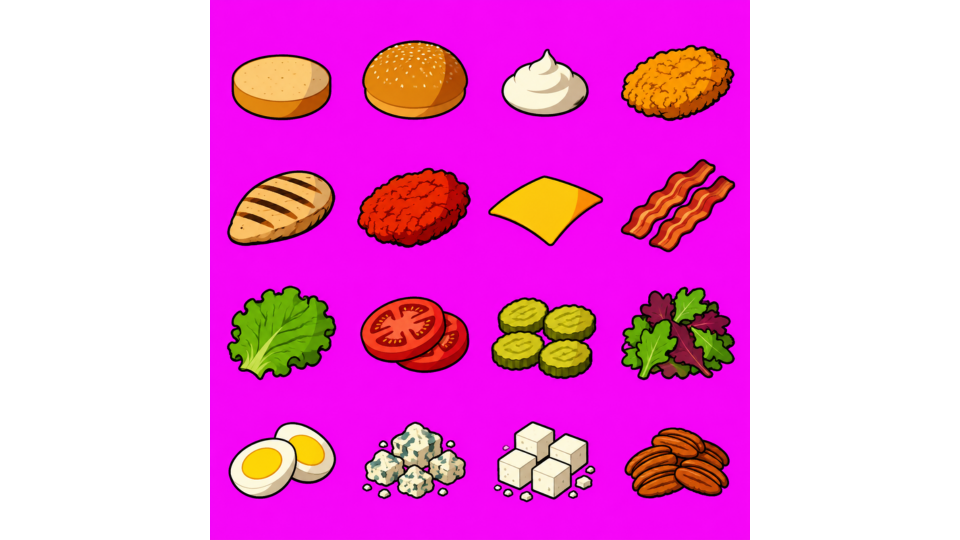
#> input picture grok_art/2026-11-10-kitchen-props/k1_sheet.png, 1920 x 1080 px (shown at 1/2 size)
$ python import_kitchen_props.py
#> lines starting #> are read from the running program, lines starting #| are printed output that depends on the picture; after the words box and inside, x2 and y2 are one past the last pixel; in counts of white or black regions, pixels touching at a corner belong together
"""Cut the house-style (C) kitchen prop sheets into single sprites for the Fork minigames.

    python3 tools/import_kitchen_props.py            # every sheet in SHEETS that exists on disk

Sources: grok_art/2026-11-10-kitchen-props/<sheet>.png = a Canva scratch-page export (1920x1080) with the square
generated sheet placed at left 420, 1080x1080: 4x4 items on flat magenta. Each cell is keyed (magenta + pink spill),
trimmed, scaled so its longest side is MAX_PX (4 px per world unit -> ~40 world units) and saved as
assets/art/kf_<name>.png. Registers kf_* in assets/art/manifest.json + scripts/art_manifest.gd (kind "prop", s 4).
"""
import json
import re
from pathlib import Path

import numpy as np
from PIL import Image

ROOT = Path(__file__).resolve().parent.parent
SRC_DIR = ROOT / "grok_art" / "2026-11-10-kitchen-props"
OUT = ROOT / "assets" / "art"
MAX_PX = 160   # 4 px per world unit (s 4) -> ~40 world units
SQ = (420, 0, 1080)
MESH = {"basket", "basket_fries", "basket_wings"}   # x, y, size of the square sheet on the export page
SHEETS = {
    "k1_sheet.png": ["bun_b", "bun_t", "mayo", "fried", "grilled", "hot", "cheese", "bacon",
                     "lettuce", "tomato", "pickles", "greens", "egg", "blue", "feta", "pecans"],
    "k2_sheet.png": ["apple", "onion", "ranch", "vin", "bowl", "basket_fries", "basket_wings", "wings",
                     "pickle_raw", "flour", "egg_wash", "breadcrumbs", "fried_pickles", "board", "knife", "tomato_whole"],
    "k3_sheet.png": ["torte", "whipped", "cherry", "choc_bottle", "plate", "mint", "hotel_pan", "spray",
                     "rag", "label", "diced", "fryer", "basket", "salt", "ticket", "produce_box"],
    # gear screen + hustler door + breading hands (Nov 11)
    "k5_sheet.png": ["gear_spatula", "gear_skillet", "gear_knife", "gear_tenderizer", "gear_flail", "gear_cleaver",
                     "gear_apron", "gear_clogs", "gear_sleeves", "gear_coat", "gear_dad", "gear_shades",
                     "door", "hand_dry", "hand_wet", "gear_locked"],
    # Kwik-N-Go shelf + temp-check raw proteins (Nov 11)
    "k6_sheet.png": ["shop_honey", "shop_formula", "shop_diapers", "shop_cherries", "shop_chocolate", "shop_cream",
                     "shop_flour", "shop_eggs", "shop_treats", "shop_ensure", "raw_chicken", "raw_turkey",
                     "raw_beef", "raw_pork", "raw_ribeye", "raw_salmon"],
    # the five flat screens: phone apps, wordle tile, grocery kiosks, symphony, show & tell bed (Nov 12)
    "k7_sheet.png": ["app_messages", "app_stonks", "app_fund", "app_gear", "app_settings", "app_notes",
                     "letter_tile", "kiosk_self", "kiosk_coupon", "mirror", "bus", "wine",
                     "pretzels", "pillow", "quilt", "note"],
}


# one big prop filling the whole export page: name, longest side in px
SINGLE = {"k4_cake.png": ("cake", 600)}


def cut(sheet: Path, names: list, grid: int = 4, max_px: int = MAX_PX) -> dict:
#> called with grid = 4, max_px = 160
    page = np.asarray(Image.open(sheet).convert("RGB")).astype(int)
    x, y, n = SQ if grid == 4 else (0, 0, page.shape[1])
#> x = 420; y = 0; n = 1080
    im = page[y:y + n, x:x + n] if grid == 4 else page
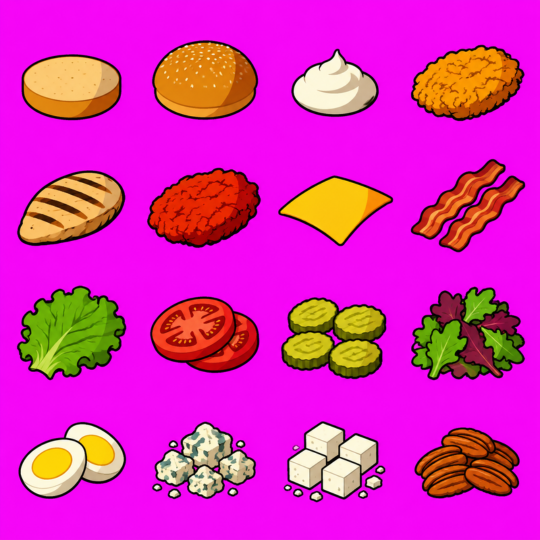
#> im: shape (1080, 1080, 3) int64 (shown at 1/2 size); mean R, G, B 219.9, 40.1, 183
    cell_px = n // 4
#> cell_px = 270
    inset = cell_px // 20
#> inset = 13
    keyc = np.median(np.concatenate([im[8:24, 8:24].reshape(-1, 3), im[-24:-8, -24:-8].reshape(-1, 3)]), 0)
#> keyc = [246, 6, 247]
    table = {}
    for i, name in enumerate(names):
        r, c = divmod(i, 4)
        if grid == 1:
            cell = im
        else:
            cell = im[r * cell_px + inset:(r + 1) * cell_px - inset, c * cell_px + inset:(c + 1) * cell_px - inset]
        rr, gg, bb = cell[..., 0], cell[..., 1], cell[..., 2]
        d = np.abs(cell - keyc).sum(-1)
        magish = (rr > 190) & (bb > 190) & (gg < 110)   # true magenta only: purple onion must survive
        alpha = np.where((d < 160) | magish, 0, 255).astype(np.uint8)
        rgb = cell.copy()
        clear = alpha == 0
        rim = np.zeros_like(clear)   # pixels within 2 px of the keyed background
        for dy in (-2, -1, 0, 1, 2):
            for dx in (-2, -1, 0, 1, 2):
                rim |= np.roll(np.roll(clear, dy, 0), dx, 1)
        spill = rim & (rr > gg + 40) & (bb > gg + 40) & (alpha > 0)   # pink fringe on the rim -> ink (not purple onion)
        rgb[spill] = [20, 18, 26]
        if name in MESH:   # wire mesh: magenta showing through the wires -> steel grey, gaps -> clear
            pinkish = (rgb[..., 0] > rgb[..., 1] + 25) & (rgb[..., 2] > rgb[..., 1] + 25)
            alpha[pinkish & (rgb[..., 1] < 120)] = 0
            grey = rgb[pinkish].mean(-1, keepdims=True).astype(int) if pinkish.any() else None
            if grey is not None:
                rgb[pinkish] = np.repeat(grey, 3, -1)
        ys, xs = np.where(alpha > 0)
        if len(ys) == 0:
            print(f"  ! {name}: empty cell, skipped")
            continue
        rgba = np.dstack([rgb.clip(0, 255).astype(np.uint8), alpha])[ys.min():ys.max() + 1, xs.min():xs.max() + 1]
        sc = max_px / max(rgba.shape[:2])
        w, h = max(1, round(rgba.shape[1] * sc)), max(1, round(rgba.shape[0] * sc))
        small = np.asarray(Image.fromarray(rgba, "RGBA").resize((w, h), Image.LANCZOS)).copy()
        small[..., 3] = np.where(small[..., 3] >= 128, 255, 0)
        key = "kf_" + name
        Image.fromarray(small, "RGBA").save(OUT / f"{key}.png")
        table[key] = {"w": w, "h": h, "cell": [w, h], "origin": [w // 2, h // 2], "kind": "prop", "s": 4}
#> this loop made 16 passes
#> pass 1, in cut, `rr, gg, bb = cell[..., 0], cell[..., 1], cell[..., 2]`:
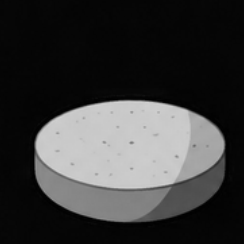
#> gg: shape (244, 244) int64; min 0, max 210, mean 57.8
#> pass 1, in cut, `rr, gg, bb = cell[..., 0], cell[..., 1], cell[..., 2]`:
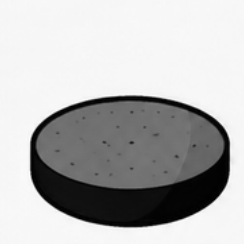
#> bb: shape (244, 244) int64; min 0, max 254, mean 182.1
#> after the loop:
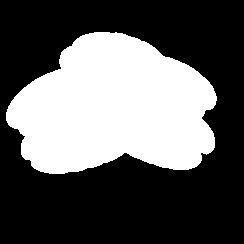
#> alpha: shape (244, 244); 36.5% white; 1 white region, box (x1, y1, x2, y2) and area: (6, 32, 217, 174) 21721
#> after the loop:
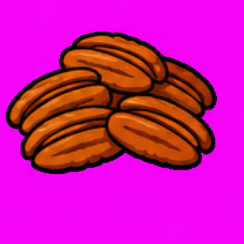
#> rgb: shape (244, 244, 3) int64; mean R, G, B 204.2, 22.6, 159
#> after the loop:
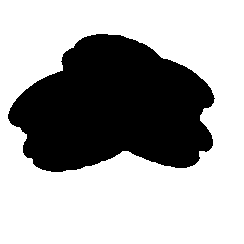
#> rim: shape (244, 244) bool; 66.1% white; 1 black region, box (x1, y1, x2, y2) and area: (8, 34, 215, 172) 20170
#> after the loop:
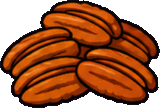
#> small: shape (108, 160, 4); mean R, G, B, A 97.6, 38.4, 5.7, 184.7; transparent parts drawn white
#> after the loop, table = 16 items
    return table


def register(table: dict) -> None:
    mj_path = OUT / "manifest.json"
    mj = json.loads(mj_path.read_text())
    t = mj["assets"] if "assets" in mj else mj
    for k in [k for k in t if k in table]:
        del t[k]
    t.update(table)
    mj_path.write_text(json.dumps(mj, indent=2) + "\n")
    gd = ROOT / "scripts" / "art_manifest.gd"
    src = gd.read_text()
    for k in table:
        src = re.sub(r'\n  "%s": \{[^}]*\},' % re.escape(k), "", src)
    add = "".join(f'\n  "{k}": {json.dumps(v)},' for k, v in sorted(table.items()))
    gd.write_text(src.replace("const ASSETS = {", "const ASSETS = {" + add, 1))


SKIP = {"kf_salt"}   # the generated tub carries a religious symbol; never ship it


def main() -> None:
    table = {}
    for sheet, names in SHEETS.items():
        p = SRC_DIR / sheet
        if p.exists():
            got = cut(p, names)
#> got = 16 items
            print(f"{sheet}: {len(got)} props")
#| k1_sheet.png: 16 props
            table.update({k: v for k, v in got.items() if k not in SKIP})
#> pass 2 of the loop in main, `for sheet, names in SHEETS.items():`:
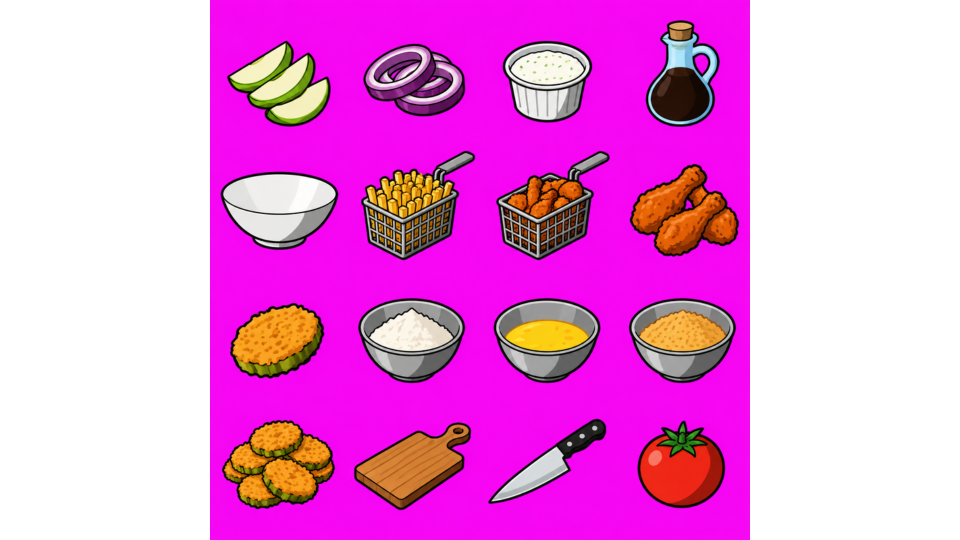
#> input picture grok_art/2026-11-10-kitchen-props/k2_sheet.png, 1920 x 1080 px (shown at 1/2 size)
#> keyc = [246, 7, 242]
#> after the loop in cut (call 2), `for i, name in enumerate(names):`:
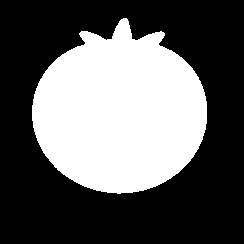
#> alpha: shape (244, 244); 37.3% white; 1 white region, box (x1, y1, x2, y2) and area: (32, 18, 207, 194) 22234
#> after the loop in cut (call 2), `for i, name in enumerate(names):`:
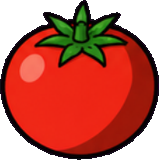
#> small: shape (160, 159, 4); mean R, G, B, A 119.7, 28.5, 14.7, 184; transparent parts drawn white
#| k2_sheet.png: 16 props
#> pass 3 of the loop in main, `for sheet, names in SHEETS.items():`:
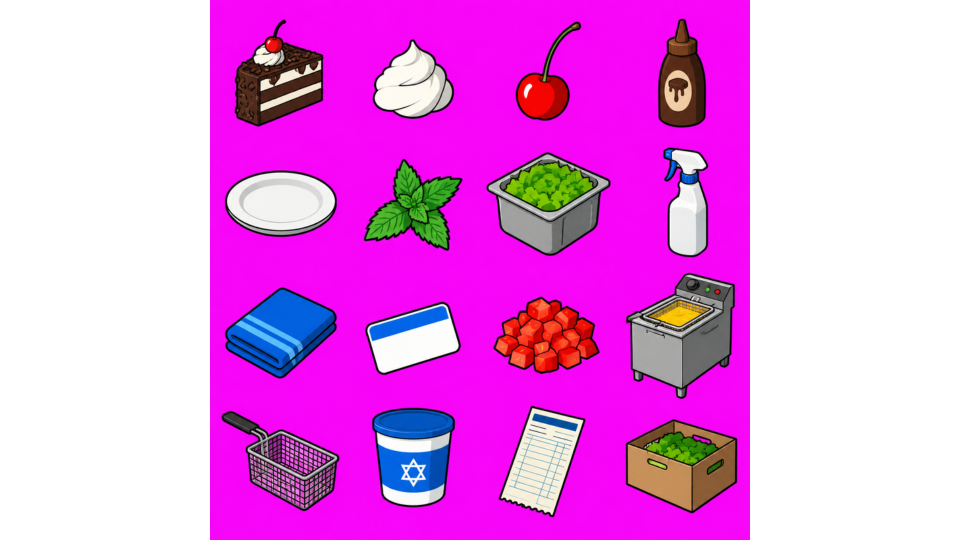
#> input picture grok_art/2026-11-10-kitchen-props/k3_sheet.png, 1920 x 1080 px (shown at 1/2 size)
#> keyc = [248, 6, 247]
#> after the loop in cut (call 3), `for i, name in enumerate(names):`:
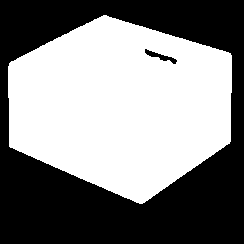
#> alpha: shape (244, 244); 51.7% white; 2 black regions, box (x1, y1, x2, y2) and area: (0, 0, 244, 244) 28604, (145, 49, 177, 64) 148
#> after the loop in cut (call 3), `for i, name in enumerate(names):`:
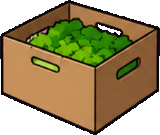
#> small: shape (135, 160, 4); mean R, G, B, A 92.8, 77.6, 38.3, 185.2; transparent parts drawn white
#| k3_sheet.png: 16 props
#> the loop made 6 passes; the first 3 are shown
    for k in SKIP:
        (OUT / f"{k}.png").unlink(missing_ok=True)
#> this loop made 1 pass
#> k on pass 1: 'kf_salt'
    for sheet, (name, px) in SINGLE.items():
        p = SRC_DIR / sheet
        if p.exists():
            table.update(cut(p, [name], 1, px))
            print(f"{sheet}: 1 prop")
    register(table)


if __name__ == "__main__":
#> (the run stopped early here; a loop or call above may not have finished)
